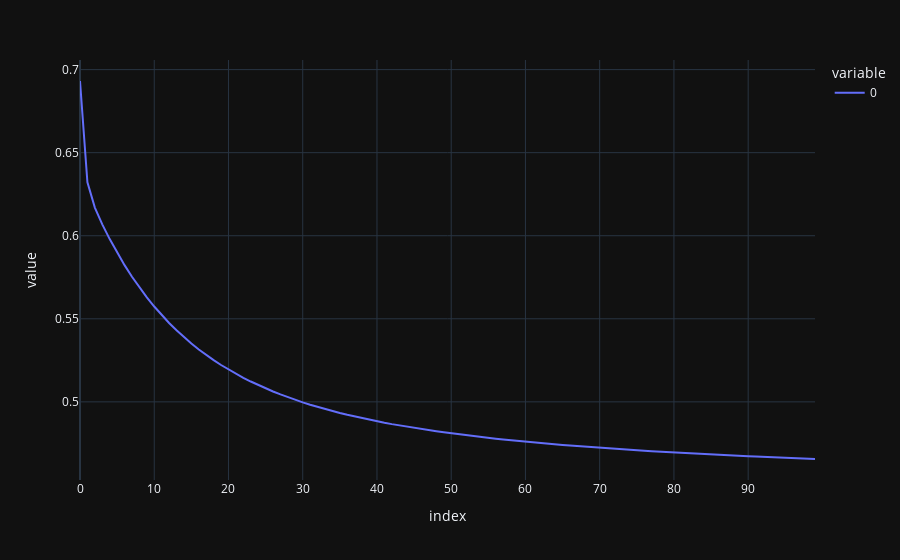

The code cell stored with this chart in its notebook:
### Code cell
runner(LRParams(1, 100, 0), True)
